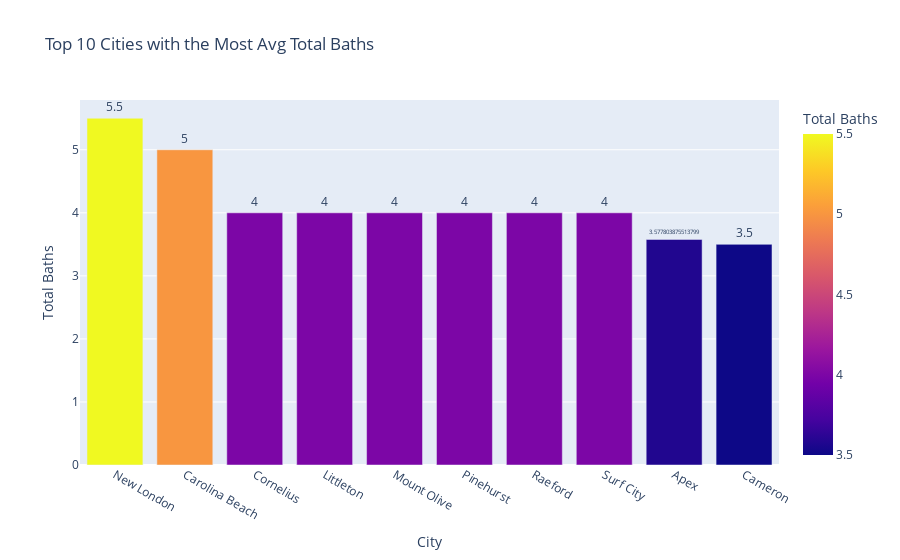

Notebook cell for this chart:
### Code cell
top10 = th_df.groupby('City')['Total Baths'].mean().nlargest(10).reset_index()

fig = px.bar(top10, x='City', y='Total Baths',color='Total Baths', template='plotly', 
             title='Top 10 Cities with the Most Avg Total Baths')
fig.update_traces(texttemplate='%{y:.}', textposition='outside')
fig.show()

### Figure 1 — Plotly figure (JSON) as saved in the notebook; plotly's stock layout.template omitted (floating-point values rounded to 4 significant figures)
{"data": [{"alignmentgroup": "True", "hovertemplate": "City=%{x}<br>Total Baths=%{marker.color}<extra></extra>", "legendgroup": "", "marker": {"color": [5.5, 5, 4, 4, 4, 4, 4, 4, 3.578, 3.5], "coloraxis": "coloraxis", "pattern": {"shape": ""}}, "name": "", "offsetgroup": "", "orientation": "v", "showlegend": false, "textposition": "outside", "texttemplate": "%{y:.}", "type": "bar", "x": ["New London", "Carolina Beach", "Cornelius", "Littleton", "Mount Olive", "Pinehurst", "Raeford", "Surf City", "Apex", "Cameron"], "xaxis": "x", "y": [5.5, 5, 4, 4, 4, 4, 4, 4, 3.578, 3.5], "yaxis": "y"}], "layout": {"barmode": "relative", "coloraxis": {"colorbar": {"title": {"text": "Total Baths"}}, "colorscale": [[0, "#0d0887"], [0.1111, "#46039f"], [0.2222, "#7201a8"], [0.3333, "#9c179e"], [0.4444, "#bd3786"], [0.5556, "#d8576b"], [0.6667, "#ed7953"], [0.7778, "#fb9f3a"], [0.8889, "#fdca26"], [1, "#f0f921"]]}, "legend": {"tracegroupgap": 0}, "title": {"text": "Top 10 Cities with the Most Avg Total Baths"}, "xaxis": {"anchor": "y", "domain": [0, 1], "title": {"text": "City"}}, "yaxis": {"anchor": "x", "domain": [0, 1], "title": {"text": "Total Baths"}}}}
